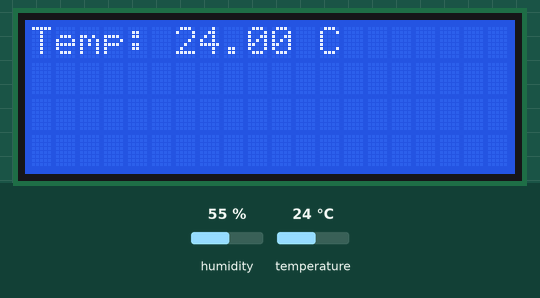
Recording of a sketch running on a simulated Arduino Uno, built with avr-gcc and run on an emulated ATmega328P. Parts: 20×4 character LCD. Inputs (shaded band) come from the test bench; at power-on: temperature 24 °C, humidity 55 %.

Above: at 2.6 s.
2.7 s: temperature set to 12 °C
At 4.6 s:
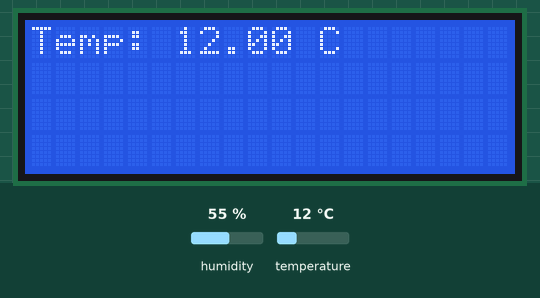
5.7 s: temperature set to 19 °C
8.7 s: temperature set to 28 °C
At 11.5 s:
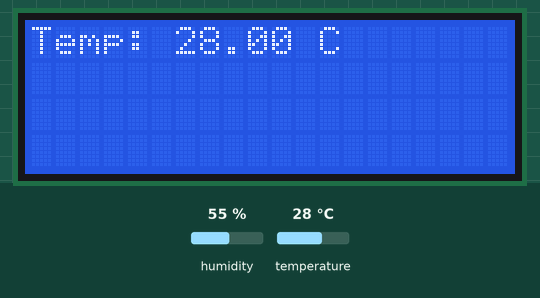
Timing chart, 0 to 13.0 s (numbered marks = the images above; inputs shaded):
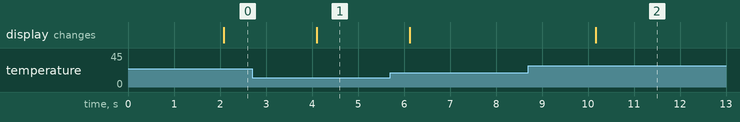

The sketch:

DHT_Tester.ino
```cpp
#include "DHT.h"
#include <LiquidCrystal_I2C.h>

#define I2C_ADDR    0x27
#define LCD_COLUMNS 20
#define LCD_LINES   4

LiquidCrystal_I2C lcd(I2C_ADDR, LCD_COLUMNS, LCD_LINES);
#define DHTPIN 2     // Digital pin connected to the DHT sensor
#define DHTTYPE DHT22   // DHT 22  (AM2302), AM2321
DHT dht(DHTPIN, DHTTYPE);

void setup() {
  Serial.begin(9600);
  dht.begin();
  lcd.init();
  lcd.backlight();
}

void loop() {
  delay(2000);
  lcd.clear();  // เพิ่มวงเล็บ () เพื่อเรียกใช้งานฟังก์ชัน
  float temperature = dht.readTemperature();  // อ่านค่าอุณหภูมิ


   if (isnan(temperature)) {
    lcd.setCursor(0, 0);
    lcd.print("Failed to read");  // เปลี่ยนจาก println เป็น print
  } else {
    lcd.setCursor(0, 0);
    lcd.print("Temp: ");
    lcd.print(temperature);
    lcd.print(" C");  // แสดงหน่วยองศาเซลเซียส
  }
}
```

Measured:
- after the input at 2.7 s, the display: changes after 1.4 s (image 1)
- after the input at 8.7 s, the display: changes after 1.5 s (image 2)
